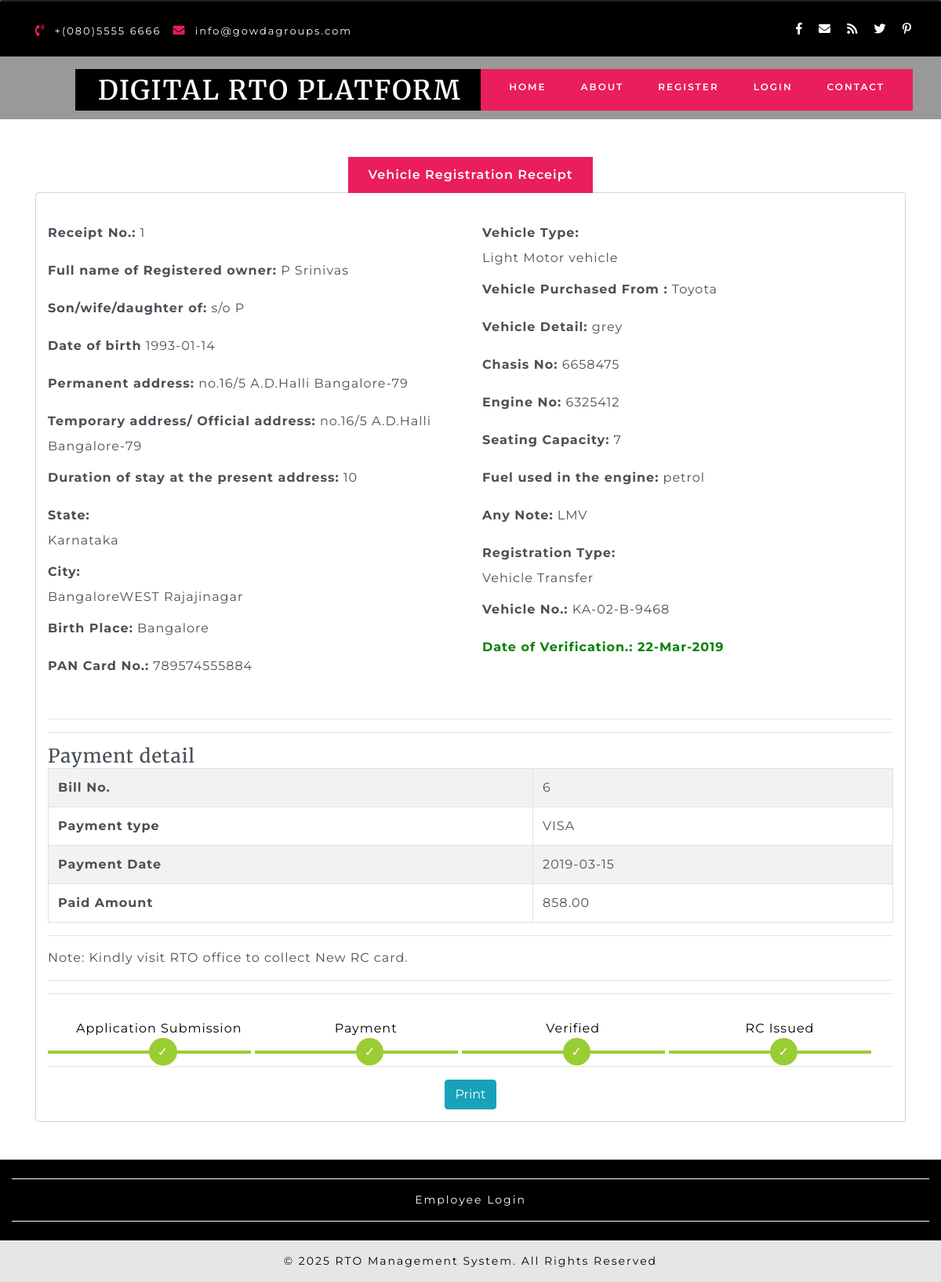
The page /DIGITALRTOPLATFORM/vehicleregistrationreceipt.php?insid=1 on the database its author committed.
### tables this page shows
CREATE TABLE `vehicleregistration` (
  `vehicleregid` int(10) NOT NULL,
  `enrollerid` int(10) NOT NULL,
  `stateid` int(10) NOT NULL,
  `cityid` int(10) NOT NULL,
  `ownername` varchar(50) NOT NULL,
  `swdof` varchar(50) NOT NULL,
  `regtype` varchar(25) NOT NULL,
  `dob` date NOT NULL,
  `paddr` text NOT NULL,
  `taddr` text NOT NULL,
  `paddrduration` varchar(50) NOT NULL,
  `pancardno` varchar(25) NOT NULL,
  `birthplace` varchar(50) NOT NULL,
  `vehiclepurchasedfrom` text NOT NULL,
  `vehicletypeid` int(10) NOT NULL,
  `vehicledetail` text NOT NULL,
  `chasisno` varchar(50) NOT NULL,
  `engineno` varchar(50) NOT NULL,
  `seatingcapacity` varchar(50) NOT NULL,
  `fuel` varchar(50) NOT NULL,
  `vehicleimg` varchar(100) NOT NULL,
  `note` text NOT NULL,
  `date` date NOT NULL,
  `vehicleno` varchar(50) NOT NULL,
  `status` varchar(50) NOT NULL
);

CREATE TABLE `payment` (
  `paymentid` int(10) NOT NULL,
  `enrollerid` int(10) NOT NULL,
  `paymenttype` varchar(25) NOT NULL,
  `paidfor` varchar(20) NOT NULL,
  `paidid` int(10) NOT NULL,
  `paidamt` float(10,2) NOT NULL,
  `paiddate` date NOT NULL,
  `description` text NOT NULL,
  `status` varchar(10) NOT NULL
);

### DIGITALRTOPLATFORM/vehicleregistrationreceipt.php (the view, shortened to what this page needs)
<?php
include("header.php");
$sqlpayment ="SELECT * FROM payment WHERE paidid='$_GET[insid]'";
$qsqlpayment = mysqli_query($con,$sqlpayment);
$rspayment = mysqli_fetch_array($qsqlpayment);
$sqledit ="SELECT * FROM vehicleregistration WHERE vehicleregid='$_GET[insid]'";
$qsqledit = mysqli_query($con,$sqledit);
$rsedit = mysqli_fetch_array($qsqledit);
?>
      <div class="slider">
        <div class="callbacks_container">
          <ul class="rslides" id="slider4">
            <li style="background-color:black;height:150px;">
            </li>
			</ul>
        </div>
      </div>
    </div>
	<section class="about" id="about">
      <div class="container py-lg-5 py-md-5 py-sm-4 py-3">
        <div id="horizontalTab">
          <ul class="resp-tabs-list justify-content-center">
            <li data-blast="bgColor">Vehicle Registration Receipt</li>
          </ul>
<form action="" method="post" enctype="multipart/form-data">
          <div class="resp-tabs-container  form-control" style="padding:15px;">
			<div class="tab1">
	<form action="" method="post">
              <div class="row mt-lg-4 mt-3">
                <div class="col-md-6 about-txt-img">
    <div class="form-group">
      <label for="email" style="font-weight: bold;">Receipt No.:</label> <?php echo $_GET['insid']; ?>
    </div>
    <div class="form-group">
      <label for="email" style="font-weight: bold;">Full name of Registered owner:</label> <?php echo $rsedit['ownername']; ?>
    </div>
    <div class="form-group">
      <label for="email" style="font-weight: bold;">Son/wife/daughter of:</label>
      <?php echo $rsedit['swdof']; ?>
    </div>
	<div class="form-group">
      <label for="email" style="font-weight: bold;">Date of birth</label>
      <?php echo $rsedit['dob']; ?>
    </div>
	<div class="form-group">
      <label for="email" style="font-weight: bold;">Permanent address:</label>
	  <?php echo $rsedit['paddr']; ?>
    </div>
	<div class="form-group">
      <label for="email" style="font-weight: bold;">Temporary address/ Official address:</label>
	 <?php echo $rsedit['taddr']; ?>
    </div>
	<div class="form-group">
      <label for="email" style="font-weight: bold;">Duration of stay at the present address:</label>
	   <?php echo $rsedit['paddrduration']; ?>
    </div>
		<div class="form-group">
		<label for="email" style="font-weight: bold;">State:</label>
			<?php
				$sqlstateid ="SELECT * FROM state WHERE status='Active'";
				$qsqlstateid = mysqli_query($con,$sqlstateid);
				while($rsstateid = mysqli_fetch_array($qsqlstateid) )
				{
					if($rsstateid['stateid'] == $rsedit['stateid'])
					{
					echo "<option value='$rsstateid[stateid]' selected >$rsstateid[state]</option>";
					}
				}
			?>
    </div>
	<div class="form-group" id="ajaxcity">
		<label for="email" style="font-weight: bold;">City:</label>
			<?php
				$sqlstateid ="SELECT * FROM city WHERE status='Active'";
				$qsqlstateid = mysqli_query($con,$sqlstateid);
				while($rsstateid = mysqli_fetch_array($qsqlstateid) )
				{
					if($rsstateid['cityid'] == $rsedit['cityid'])
					{
					echo "<option value='$rsstateid[cityid]' selected>$rsstateid[city]</option>";
					}
				}
			?>
	</div>
	<div class="form-group">
      <label for="email" style="font-weight: bold;">Birth Place:</label>
      <?php echo $rsedit['birthplace']; ?>
    </div>
	<div class="form-group">
      <label for="email" style="font-weight: bold;">PAN Card No.:</label>
     <?php echo $rsedit['pancardno']; ?>
    </div>
                </div>
                <div class="col-md-6 latest-list">
                  <div class="about-jewel-agile-left">
                    <p>
	<div class="form-group">
      <label for="email" style="font-weight: bold;">Vehicle Type:</label>
	  	  	<?php
				$sqlstateid ="SELECT * FROM vehicletype WHERE status='Active'";
				$qsqlstateid = mysqli_query($con,$sqlstateid);
				while($rsstateid = mysqli_fetch_array($qsqlstateid) )
				{
					if($rsstateid['vehicletypeid'] == $rsedit['vehicletypeid'])
					{
					echo "<option value='$rsstateid[vehicletypeid]' selected>$rsstateid[vehicletype]</option>";
					}
				}
			?>
    </div>
	<div class="form-group">
      <label for="email" style="font-weight: bold;">Vehicle Purchased From :</label>
     <?php echo $rsedit['vehiclepurchasedfrom']; ?>
    </div>
	<div class="form-group">
      <label for="email" style="font-weight: bold;">Vehicle Detail:</label>
      <?php echo $rsedit['vehicledetail']; ?>
    </div>
	<div class="form-group">
      <label for="email" style="font-weight: bold;">Chasis No:</label>
      <?php echo $rsedit['chasisno']; ?>
    </div>
	<div class="form-group">
      <label for="email" style="font-weight: bold;">Engine No:</label>
      <?php echo $rsedit['engineno']; ?>
    </div>
	<div class="form-group">
      <label for="email" style="font-weight: bold;">Seating Capacity:</label>
      <?php echo $rsedit['seatingcapacity']; ?>
    </div>
	<div class="form-group">
      <label for="email" style="font-weight: bold;">Fuel used in the engine:</label>
      <?php echo $rsedit['fuel']; ?>
    </div>
	<div class="form-group">
      <label for="email" style="font-weight: bold;">Any Note:</label>
      <?php echo $rsedit['note']; ?>
    </div>
	<div class="form-group">
      <label for="email" style="font-weight: bold;">Registration Type:</label>
			<?php
				$arr = array("New","Vehicle Transfer");
				foreach($arr as $val)
				{
					if($val == $rsedit['regtype'])
					{
					echo "<option value='$val' selected>$val</option>";
					}
				}
			?>
    </div>
	<div class="form-group">
      <label for="email" style="font-weight: bold;">Vehicle No.:</label>
      <?php echo $rsedit['vehicleno']; ?>
    </div>
	<div class="form-group">
      <label for="email" style="font-weight: bold;color:green;">Date of Verification.:
      <?php echo date("d-M-Y",strtotime($rsedit['date'])); ?></label>
    </div>
					</p>
                  </div>
                </div>
              </div>
  </form>
            </div>
    <hr>
<hr>
	<h4>Payment detail</h4>
	<table class="table table-striped table-bordered">
		<tr><th>Bill No.</th><td><?php echo $rspayment['paymentid']; ?></td></tr>
		<tr><th>Payment type</th><td><?php echo $rspayment['paymenttype']; ?></td></tr>
		<tr><th>Payment Date</th><td><?php echo $rspayment['paiddate']; ?></td></tr>
		<tr><th>Paid Amount</th><td><?php echo $rspayment['paidamt']; ?></td></tr>
	</table>
  <hr>
  Note: Kindly visit RTO office to collect New RC card.
  <hr>
<hr>
<ol class="progtrckr" data-progtrckr-steps="4">
    <li class="progtrckr-done">Application Submission</li>
	<li class="progtrckr-done">Payment</li>
	<?php
	if($rsedit['status'] == "Verified" || $rsedit['status'] == "Active")
	{
	?>
	<li class="progtrckr-done">Verified</li>
	<?php
	}
	else
	{
	?>
	<li class="progtrckr-todo">Verification</li>
	<?php
	}
	?>
	<?php
	if($rsedit['status'] == "Active")
	{
	?>
	<li class="progtrckr-done">RC Issued</li>
	<?php
	}
	else
	{
	?>
	<li class="progtrckr-todo">RC Issue</li>
	<?php
	}
	?>
</ol>
  <hr>
    <center><button type="button" name="button" class="btn btn-info"  onclick="printDiv('about')">Print</button></center>
            </div>
			</div>
        </div>
    </section>
<?php
include("footer.php");
?>

### DIGITALRTOPLATFORM/css/style.css (style rules this page uses)
html, body { padding: 0; margin: 0; background: #fff; letter-spacing: 1px; font-family: 'Montserrat', sans-serif; }
h1, h2, h3, h4, h5, h6 { margin: 0; padding: 0; font-family: 'Merriweather', serif; letter-spacing: 1px; }
p { margin: 0; padding: 0; letter-spacing: 1px; font-family: 'Montserrat', sans-serif; font-size:14px; }
ul { margin: 0; padding: 0; list-style-type: none; }
.wthree-left-right p,.about-jewel-agile-left p,.blog-txt-info p,.addres-office-hour ul li p,.footer-office-hour p,.footer-office-hour p a,.ser-inner-info p { font-size: 14px; color: #fff; line-height: 28px; }
.about-jewel-agile-left p,.blog-txt-info p,.bottom-para h6 a,.footer-office-hour p { color:#000; }
.rslides { position: relative; list-style: none; overflow: hidden; width: 100%; padding: 0; margin: 0; }
.rslides li { -webkit-backface-visibility: hidden; position: absolute; display: none; width: 100%; left: 0; top: 0; }
.rslides li:first-child { position: relative; display: block; float: left; }
.rslides { margin: 0 auto 40px; }
.callbacks_container { position: relative; float: left; width: 100%; }
.callbacks { position: relative; list-style: none; overflow: hidden; width: 100%; padding: 0; margin: 0; }
.callbacks li { position: absolute; width: 100%; left: 0; top: 0; }
ul.resp-tabs-list { text-align: center; }
.resp-tabs-list li { font-weight: 600; font-size: 16px; display: inline-block; padding: 13px 30px; margin: 0; list-style: none; background: #000; cursor: pointer; color: #fff; }
.resp-tabs-container { padding: 0px; background-color: #fff; clear: left; }
.resp-tab-content { display: none; padding:0px 0px 15px; }
.resp-tab-active { border: 1px solid #c1c1c1; border-bottom: none; margin-bottom: -1px !important; }
.resp-tab-active { border: none; background-color: #ea1d5d !important; color: #000; }
.resp-tab-content { border:none; }
.resp-tab-content-active { display: block; }
@media (max-width:1440px) { .resp-tabs-list li { padding: 11px 26px; } }

### DIGITALRTOPLATFORM/vehicleregistrationreceipt.php (style rules this page uses)
ol.progtrckr { margin: 0; padding: 0; list-style-type none; }
ol.progtrckr li { display: inline-block; text-align: center; line-height: 3.5em; }
ol.progtrckr[data-progtrckr-steps="4"] li { width: 24%; }
ol.progtrckr li.progtrckr-done { color: black; border-bottom: 4px solid yellowgreen; }
ol.progtrckr li:after { content: "\00a0\00a0"; }
ol.progtrckr li:before { position: relative; bottom: -2.5em; float: left; left: 50%; line-height: 1em; }
ol.progtrckr li.progtrckr-done:before { content: "\2713"; color: white; background-color: yellowgreen; height: 2.2em; width: 2.2em; line-height: 2.2em; border: none; border-radius: 2.2em; }

### rows shown on the page
vehicleregistration: ownername "P Srinivas", swdof "s/o P", dob "1993-01-14", paddr "no.16/5 A.D.Halli Bangalore-79", taddr "no.16/5 A.D.Halli Bangalore-79", paddrduration "10", birthplace "Bangalore", pancardno "789574555884", vehiclepurchasedfrom "Toyota", vehicledetail "grey", chasisno "6658475", engineno "6325412", seatingcapacity "7", fuel "petrol", note "LMV", vehicleno "KA-02-B-9468", date "22-Mar-2019"
payment: paymentid "6", paymenttype "VISA", paiddate "2019-03-15", paidamt "858.00"

### other values the page prints
$_GET['insid'] "1"
